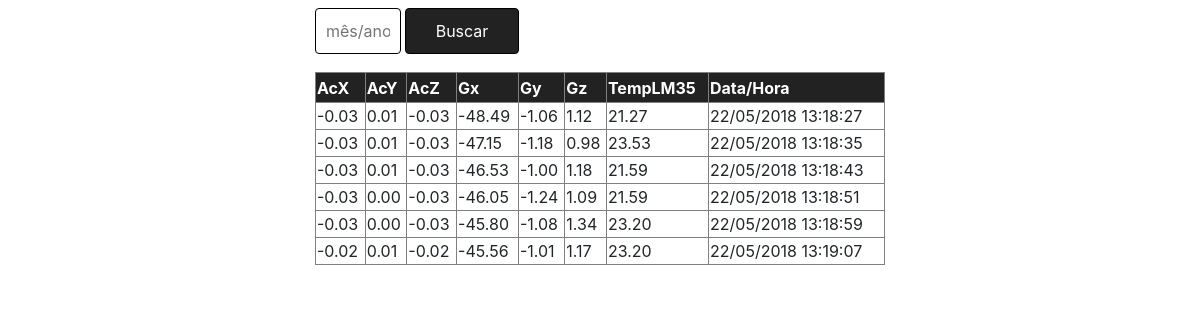
The page / on the database its author committed.
### tables this page shows
CREATE TABLE `tbdados` (
  `id` int(11) NOT NULL,
  `Ax` varchar(10) NOT NULL,
  `Ay` varchar(10) NOT NULL,
  `Az` varchar(10) NOT NULL,
  `data_hora` timestamp NOT NULL DEFAULT CURRENT_TIMESTAMP,
  `Gx` varchar(10) NOT NULL,
  `Gy` varchar(10) NOT NULL,
  `Gz` varchar(10) NOT NULL,
  `Tlm35` varchar(10) NOT NULL
);

### index.php (the view, shortened to what this page needs)
<!DOCTYPE html>
<html lang="pt-br">
<head>
  <link rel="stylesheet" href="bootstrap.min.css">
  <link rel="stylesheet" href="estilo.css">
</head>
<body>
<div class="container">
  <div class="areaPesquisa">
    <form action="" method="POST">
      <input type="text" name="data" placeholder="mês/ano">
      <input type="submit" name="submit" value="Buscar">
    </form>
  </div>
  <?php
    include('conexao.php');
    if($_SERVER['REQUEST_METHOD'] == 'POST'){
      $dataPesquisa = $_POST['data'];
      $dataArray = explode("/", $dataPesquisa);
      $dataPesquisa = $dataArray[1] . "-" .$dataArray[0];
      $sql = "SELECT * FROM tbdados WHERE data_hora LIKE '%" . $dataPesquisa . "%'";
    }else{
      $dataAtual = date('Y-m');
      $sql = "SELECT * FROM tbdados WHERE data_hora LIKE '%" . $dataAtual . "%'";
    }
    $stmt = $PDO->prepare($sql);
    $stmt->execute();
    echo "<table border=\"1\">";
    echo "<tr>
    <th>AcX</th>
    <th>AcY</th>
    <th>AcZ</th>
    <th>Gx</th>
    <th>Gy</th>
    <th>Gz</th>
    <th>TempLM35</th>
    <th>Data/Hora</th>
    </tr>";
    while($linha = $stmt->fetch(PDO::FETCH_OBJ)){
      $timestamp = strtotime($linha->data_hora);
      $dataTabela = date('d/m/Y H:i:s', $timestamp);
      echo "<tr>";
      echo "<td>" . $linha->Ax . "</td>";
      echo "<td>" . $linha->Ay . "</td>";
      echo "<td>" . $linha->Ax . "</td>";
      echo "<td>" . $linha->Gx . "</td>";
      echo "<td>" . $linha->Gy . "</td>";
      echo "<td>" . $linha->Gz . "</td>";
      echo "<td>" . $linha->Tlm35 . "</td>";
      echo "<td>" . $dataTabela . "</td>";
      echo "</tr>";
    }
    echo "</table>";
  ?>
</div>
</body>
</html>

### estilo.css (style rules this page uses)
.container { width: 50%; margin: 0 auto; }
.areaPesquisa { border-radius: 5px; }
input { padding: 10px; margin: 8px 0; border: 1px solid black; border-radius: 4px; }
input[type=text] { width: 15%; }
input[type=submit] { width: 20%; background-color: #222222; color: #fff; cursor: pointer; }
table { border-collapse: collapse; width: 100%; margin-top: 10px; }
table th { background-color: #222222; color: white; height: 30px; }

### rows shown on the page
tbdados: Ax "-0.03", Ay "0.01", Gx "-48.49", Gy "-1.06", Gz "1.12", Tlm35 "21.27", data_hora "22/05/2018 13:18:27"
tbdados: Ax "-0.03", Ay "0.01", Gx "-47.15", Gy "-1.18", Gz "0.98", Tlm35 "23.53", data_hora "22/05/2018 13:18:35"
tbdados: Ax "-0.03", Ay "0.01", Gx "-46.53", Gy "-1.00", Gz "1.18", Tlm35 "21.59", data_hora "22/05/2018 13:18:43"
tbdados: Ax "-0.03", Ay "0.00", Gx "-46.05", Gy "-1.24", Gz "1.09", Tlm35 "21.59", data_hora "22/05/2018 13:18:51"
tbdados: Ax "-0.03", Ay "0.00", Gx "-45.80", Gy "-1.08", Gz "1.34", Tlm35 "23.20", data_hora "22/05/2018 13:18:59"
tbdados: Ax "-0.02", Ay "0.01", Gx "-45.56", Gy "-1.01", Gz "1.17", Tlm35 "23.20", data_hora "22/05/2018 13:19:07"
